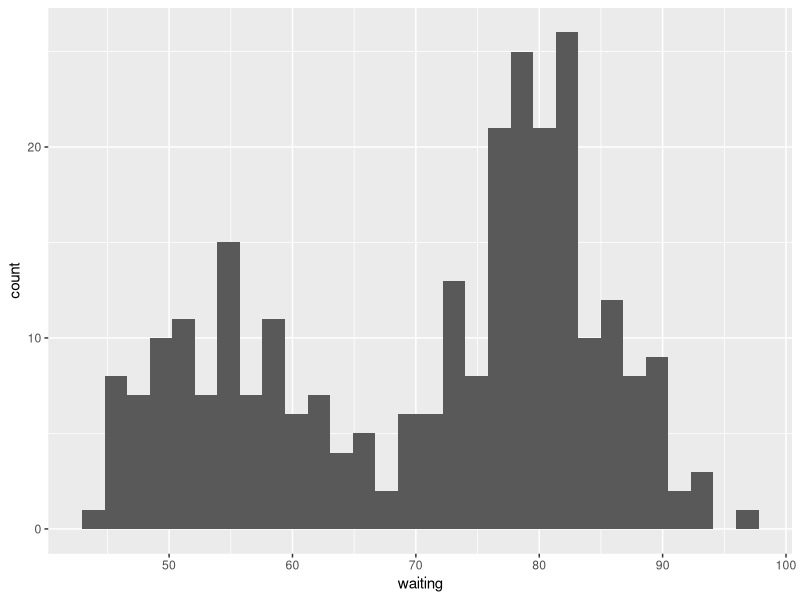
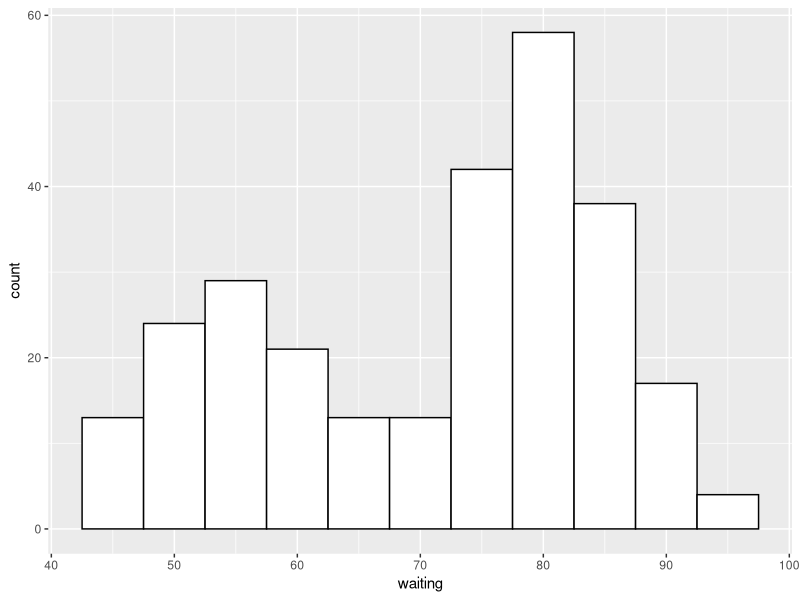
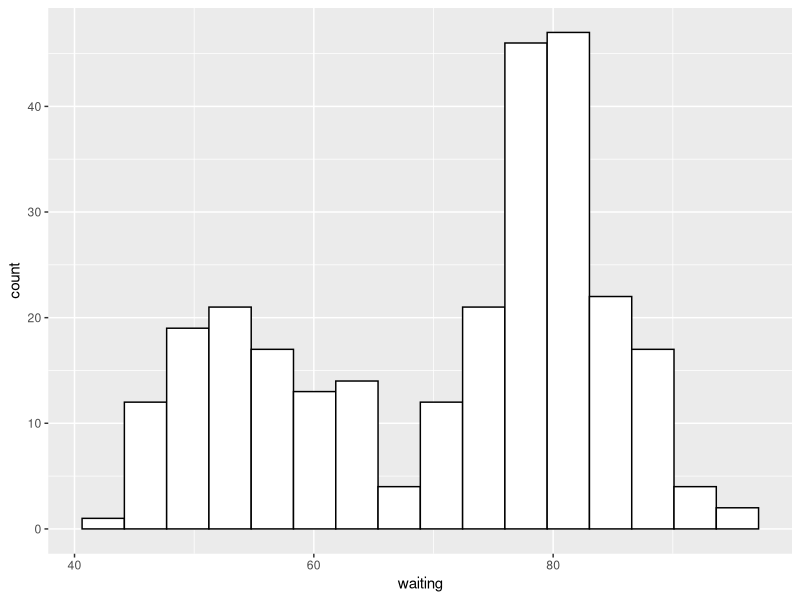
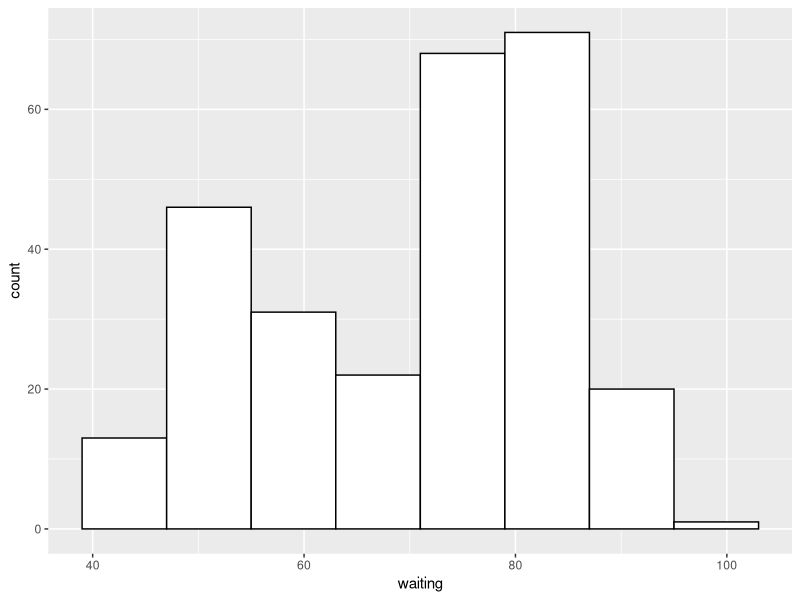
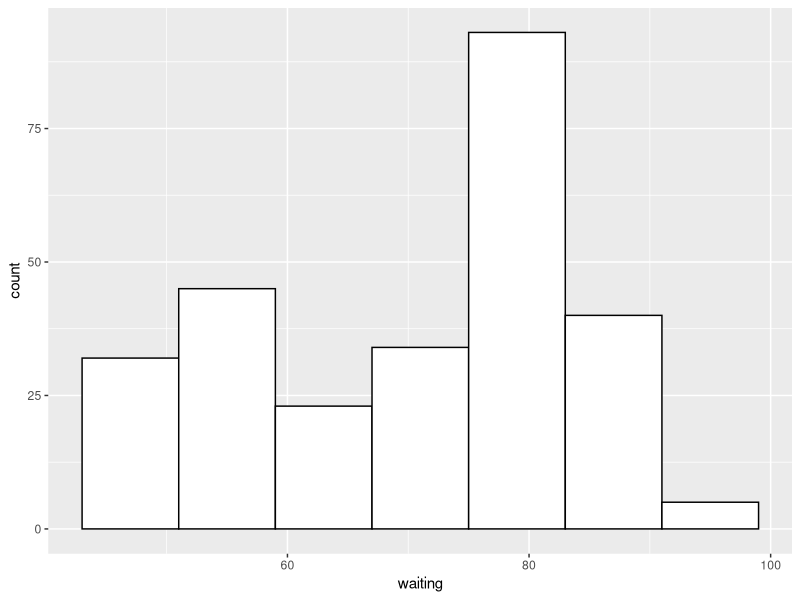
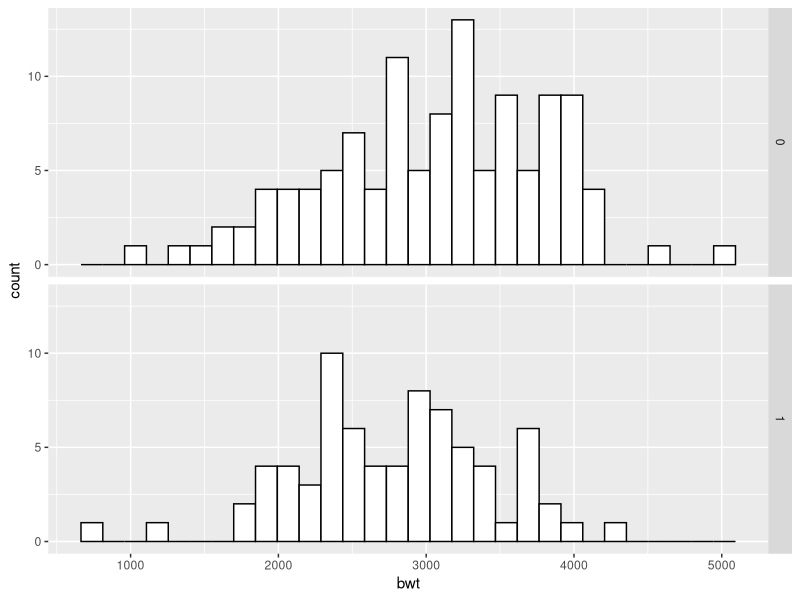
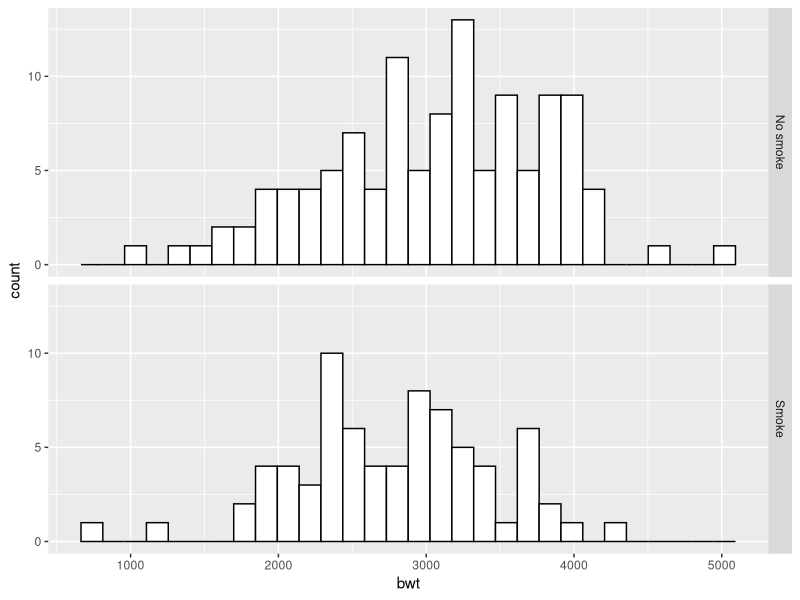
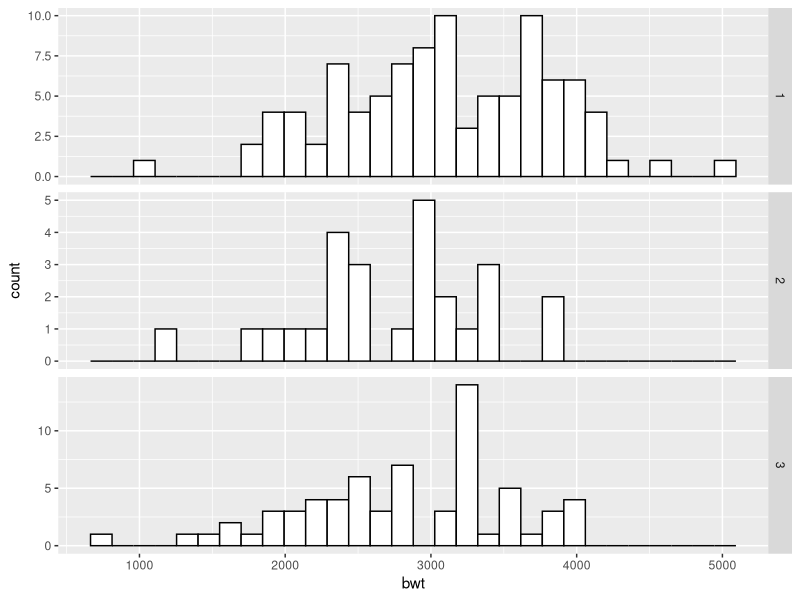

These charts were generated, in order, by the following R code:
## ----setup, include=FALSE------------------------------------------------
knitr::opts_chunk$set(echo = TRUE)

## ------------------------------------------------------------------------
library(dplyr)
library(ggplot2)
ggplot(faithful, aes(x = waiting)) + geom_histogram()

## ------------------------------------------------------------------------
ggplot(faithful, aes(x = waiting)) + 
  geom_histogram(binwidth = 5, fill = "white", colour = "black")

## ------------------------------------------------------------------------
binsize <- diff(range(faithful$waiting))/15
ggplot(faithful, aes(x = waiting)) + 
  geom_histogram(binwidth = binsize, fill = "white", colour = "black")

## ------------------------------------------------------------------------
h <- ggplot(faithful, aes(x = waiting))
h + geom_histogram(binwidth = 8, fill = "white", colour = "black", boundary = 31)

## ------------------------------------------------------------------------
h + geom_histogram(binwidth = 8, fill = "white", colour = "black", boundary = 35)

## ------------------------------------------------------------------------
library(MASS)
#str(birthwt)
ggplot(birthwt, aes(x = bwt)) + 
  geom_histogram(fill = "white", colour = "black") +
  facet_grid(smoke ~ .)

## ------------------------------------------------------------------------
birthwt1 <- birthwt
birthwt1$smoke <- factor(birthwt1$smoke)
levels(birthwt1$smoke)

## ------------------------------------------------------------------------
library(plyr)
birthwt1$smoke <- revalue(birthwt1$smoke, c("0" = "No smoke", "1" = "Smoke"))

## ------------------------------------------------------------------------
ggplot(birthwt1, aes(x = bwt)) + 
  geom_histogram(fill = "white", colour = "black") +
  facet_grid(smoke ~ .)

## ------------------------------------------------------------------------
ggplot(birthwt1, aes(x = bwt)) + 
  geom_histogram(fill = "white", colour = "black") +
  facet_grid(race ~ ., scale = "free")

## ------------------------------------------------------------------------
ggplot(birthwt1, aes(x = bwt, fill = smoke)) +
  geom_histogram(position = "identity", alpha = 0.4)

## ------------------------------------------------------------------------
ggplot(faithful, aes(x = waiting)) +
  geom_density()

## ------------------------------------------------------------------------
ggplot(faithful, aes(x = waiting)) +
  geom_line(stat = "density") +
  expand_limits(y = 0)

## ------------------------------------------------------------------------
ggplot(faithful, aes(x = waiting, y = ..density..)) +
  geom_histogram(fill = "cornsilk", colour = "grey60", size = .2) +
  geom_density() +
  xlim(35, 105)

## ------------------------------------------------------------------------
ggplot(birthwt1, aes(x = bwt, colour = smoke))  +
  geom_density()

## ------------------------------------------------------------------------
ggplot(birthwt1, aes(x = bwt, fill = smoke))  +
  geom_density(alpha = .3)

## ------------------------------------------------------------------------
ggplot(birthwt1, aes(x = bwt)) +
  geom_density() +
  facet_grid(smoke ~ .)

